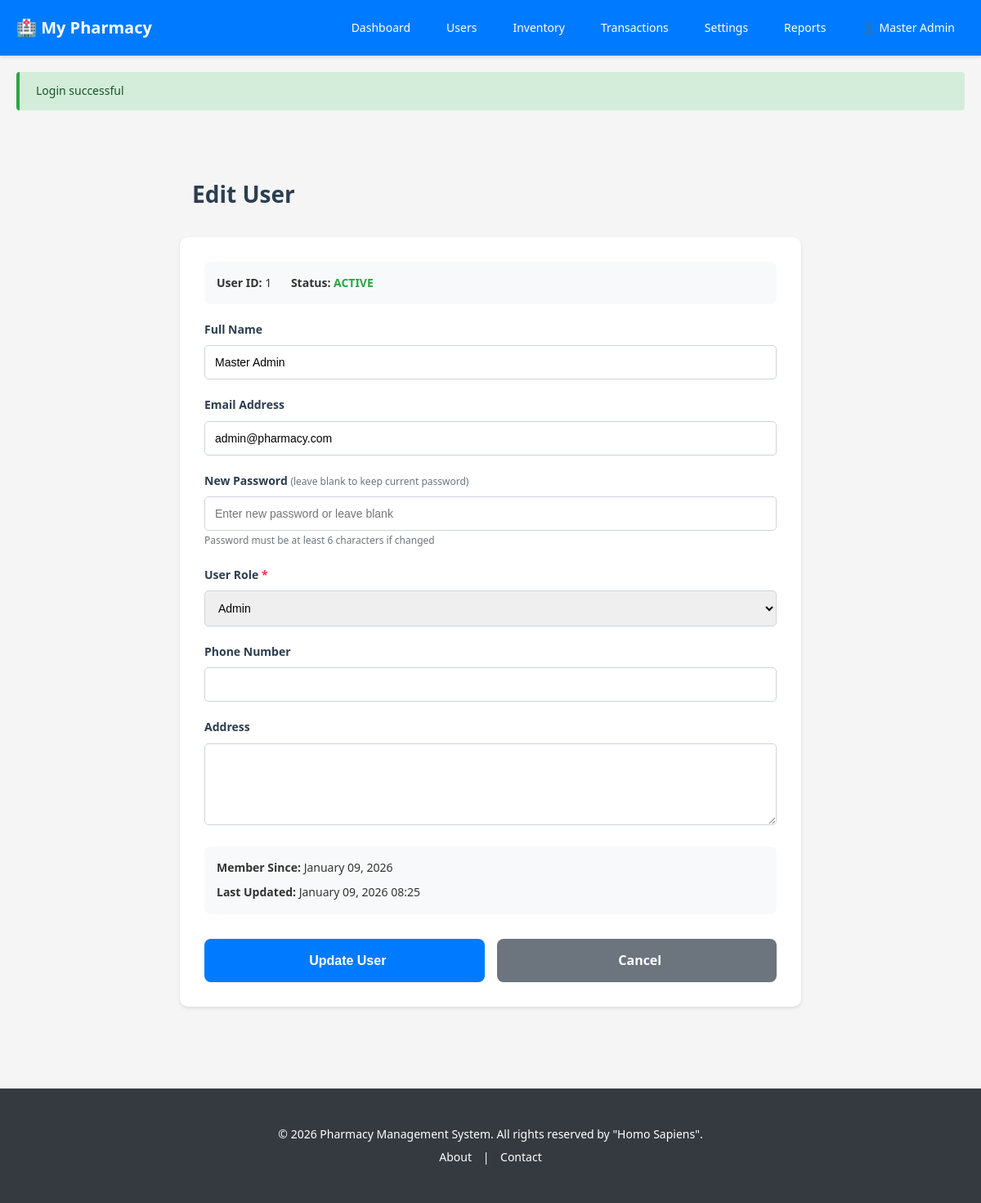
/WebTech_Project-Pharmacy_Management_System/admin/editUser/1 (signed in), run on the app's committed database.
### tables this page shows
CREATE TABLE system_config (
	id INT AUTO_INCREMENT PRIMARY KEY,
	config_key VARCHAR(50) NOT NULL UNIQUE,
	value TEXT NOT NULL,
	created_at TIMESTAMP DEFAULT CURRENT_TIMESTAMP,
	updated_at TIMESTAMP DEFAULT CURRENT_TIMESTAMP ON UPDATE CURRENT_TIMESTAMP
);

CREATE TABLE users (
	id INT AUTO_INCREMENT PRIMARY KEY,
	name VARCHAR(100) NOT NULL,
	email VARCHAR(100) NOT NULL UNIQUE,
	password VARCHAR(255) NOT NULL,
	role ENUM('admin', 'inventory_manager', 'customer') NOT NULL,
	phone VARCHAR(20),
	dob DATE,
	address TEXT,
	status ENUM('active', 'inactive') DEFAULT 'active',
	reset_token VARCHAR(255) DEFAULT NULL,
	reset_expiry DATETIME DEFAULT NULL,
	created_at TIMESTAMP DEFAULT CURRENT_TIMESTAMP,
	updated_at TIMESTAMP DEFAULT CURRENT_TIMESTAMP ON UPDATE CURRENT_TIMESTAMP
);

### app/controllers/AdminController.php (called while the page is built, shortened)
<?php
require_once __DIR__ . '/../models/User.php';
require_once __DIR__ . '/../models/SystemConfig.php';
function admin_editUser($user_id) {
    $user = userGetById($user_id);
    $data = ['user' => $user];
    render('admin/edit_user', $data);
}
?>

### index.php (called while the page is built, shortened)
<?php
require_once __DIR__ . '/core/Controller.php';
$urlArray = initApp();
routeRequest($urlArray);
?>

### app/models/SystemConfig.php (called while the page is built, shortened)
<?php
function systemConfigGet($config_key) {
    $db = getConnection();
    $stmt = $db->prepare('SELECT * FROM system_config WHERE config_key = ?');
    $stmt->bind_param('s', $config_key);
    $stmt->execute();
    return $stmt->get_result()->fetch_assoc();
}
function systemConfigGetValue($config_key, $default = null) {
    $config = systemConfigGet($config_key);
    return $config ? $config['value'] : $default;
}
?>

### core/Controller.php (called while the page is built, shortened)
<?php
function isLoggedIn() {
    return isset($_SESSION['user_id']) && !empty($_SESSION['user_id']);
}
function getCurrentUserRole() {
    return isset($_SESSION['role']) ? $_SESSION['role'] : null;
}
function getFlash() {
    if (isset($_SESSION['flash_message'])) {
        $message = $_SESSION['flash_message'];
        $type = isset($_SESSION['flash_type']) ? $_SESSION['flash_type'] : 'info';
        return ['message' => $message, 'type' => $type];
    }
    return null;
}
?>

### app/models/User.php (called while the page is built, shortened)
<?php
if (function_exists('userGetById')) {
    return;
}
function userGetById($user_id) {
    $db = getConnection();
    $stmt = $db->prepare("SELECT * FROM users WHERE id = ?");
    $stmt->bind_param('i', $user_id);
    $stmt->execute();
    return $stmt->get_result()->fetch_assoc();
}
?>

### app/views/admin/edit_user.php (the view, shortened to what this page needs)
<?php
include_once __DIR__ . '/../layouts/header.php';
?>
<div class="container" style="padding: 20px; max-width: 800px; margin: 0 auto;">
    <div style="display: flex; align-items: center; gap: 15px; margin-bottom: 30px;">
        <h1 style="color: #2c3e50; margin: 0;">
            <i class="fas fa-user-edit"></i> Edit User
        </h1>
    </div>
    <div style="background: white; padding: 30px; border-radius: 10px; box-shadow: 0 2px 4px rgba(0,0,0,0.1);">
        <form method="POST" action="<?php echo BASE_URL; ?>admin/editUserProcess" id="editUserForm">
            <div style="background: #f8f9fa; padding: 15px; border-radius: 8px; margin-bottom: 20px;">
                <strong>User ID:</strong> <?php echo $user['id']; ?>
                <span style="margin-left: 20px;"><strong>Status:</strong>
                    <span style="color: <?php echo $user['status'] === 'active' ? '#28a745' : '#dc3545'; ?>; font-weight: 600;">
                        <?php echo strtoupper($user['status']); ?>
                    </span>
                </span>
            </div>
            <div style="margin-bottom: 20px;">
                <label style="display: block; margin-bottom: 8px; font-weight: 600; color: #2c3e50;">
                    Full Name
                </label>
                <input type="text"
                       name="name"
                       readonly
                       value="<?php echo htmlspecialchars($user['name']); ?>"
                       style="width: 100%; padding: 12px; border: 1px solid #ced4da; border-radius: 5px; font-size: 14px;">
            </div>
            <div style="margin-bottom: 20px;">
                <label style="display: block; margin-bottom: 8px; font-weight: 600; color: #2c3e50;">
                    Email Address
                </label>
                <input type="email"
                       name="email"
                       readonly
                       value="<?php echo htmlspecialchars($user['email']); ?>"
                       style="width: 100%; padding: 12px; border: 1px solid #ced4da; border-radius: 5px; font-size: 14px;">
            </div>
            <div style="margin-bottom: 20px;">
                <label style="display: block; margin-bottom: 8px; font-weight: 600; color: #2c3e50;">
                    New Password <span style="color: #6c757d; font-weight: 400; font-size: 12px;">(leave blank to keep current password)</span>
                </label>
                <input type="password"
                       name="password"
                       minlength="6"
                       style="width: 100%; padding: 12px; border: 1px solid #ced4da; border-radius: 5px; font-size: 14px;"
                       placeholder="Enter new password or leave blank">
                <small style="color: #6c757d; font-size: 12px;">Password must be at least 6 characters if changed</small>
            </div>
            <div style="margin-bottom: 20px;">
                <label style="display: block; margin-bottom: 8px; font-weight: 600; color: #2c3e50;">
                    User Role <span style="color: #dc3545;">*</span>
                </label>
                <select name="role"
                        required
                        style="width: 100%; padding: 12px; border: 1px solid #ced4da; border-radius: 5px; font-size: 14px;">
                    <option value="admin" <?php echo $user['role'] === 'admin' ? 'selected' : ''; ?>>Admin</option>
                </select>
            </div>
            <div style="margin-bottom: 20px;">
                <label style="display: block; margin-bottom: 8px; font-weight: 600; color: #2c3e50;">
                    Phone Number
                </label>
                  <input type="tel"
                       name="phone"
                       value="<?php echo htmlspecialchars($user['phone'] ?? ''); ?>"
                       style="width: 100%; padding: 12px; border: 1px solid #ced4da; border-radius: 5px; font-size: 14px;">
            </div>
            <div style="margin-bottom: 20px;">
                <label style="display: block; margin-bottom: 8px; font-weight: 600; color: #2c3e50;">
                    Address
                </label>
                <textarea name="address"
                          rows="3"
                          style="width: 100%; padding: 12px; border: 1px solid #ced4da; border-radius: 5px; font-size: 14px; resize: vertical;"><?php echo htmlspecialchars($user['address'] ?? ''); ?></textarea>
            </div>
            <div style="background: #f8f9fa; padding: 15px; border-radius: 8px; margin-bottom: 20px;">
                <div style="margin-bottom: 8px;">
                    <strong>Member Since:</strong> <?php echo date('F d, Y', strtotime($user['created_at'])); ?>
                </div>
                <div>
                    <strong>Last Updated:</strong> <?php echo date('F d, Y H:i', strtotime($user['updated_at'])); ?>
                </div>
            </div>
            <div style="display: flex; gap: 15px; margin-top: 30px;">
                <button type="submit"
                        style="flex: 1; background: #007bff; color: white; padding: 14px; border: none; border-radius: 8px; font-size: 16px; font-weight: 600; cursor: pointer; display: flex; align-items: center; justify-content: center; gap: 8px;">
                    <i class="fas fa-save"></i> Update User
                </button>
                <a href="<?php echo BASE_URL; ?>admin/users"
                   style="flex: 1; background: #6c757d; color: white; padding: 14px; border-radius: 8px; font-size: 16px; font-weight: 600; text-decoration: none; text-align: center; display: flex; align-items: center; justify-content: center; gap: 8px;">
                    <i class="fas fa-times"></i> Cancel
                </a>
            </div>
        </form>
    </div>
</div>
    <?php include_once __DIR__ . '/../layouts/footer.php'; ?>

### app/views/layouts/header.php (shortened to what this page needs)
<!DOCTYPE html>
<html lang="en">
<head>
    <link rel="stylesheet" href="<?php echo BASE_URL; ?>/assets/css/style.css">
</head>
<body>
    <?php require_once __DIR__ . '/../../models/SystemConfig.php'; ?>
    <nav class="navbar">
        <div class="container">
            <div class="navbar-brand">
                <?php
                $pharmacy_name = systemConfigGetValue('pharmacy_name', 'Pharmacy Management System');
                ?>
                <a href="<?php echo BASE_URL; ?>">🏥 <?php echo htmlspecialchars($pharmacy_name); ?></a>
            </div>
            <?php if (isLoggedIn()): ?>
                <div class="navbar-menu">
                    <?php
                    $role = getCurrentUserRole();
                    $userName = isset($_SESSION['user_name']) ? $_SESSION['user_name'] : 'User';
                    ?>
                    <?php if ($role === 'admin'): ?>
                        <a href="<?php echo BASE_URL; ?>admin/dashboard">Dashboard</a>
                        <a href="<?php echo BASE_URL; ?>admin/users">Users</a>
                        <a href="<?php echo BASE_URL; ?>admin/inventory">Inventory</a>
                        <a href="<?php echo BASE_URL; ?>admin/transactionHistory">Transactions</a>
                        <a href="<?php echo BASE_URL; ?>admin/systemConfig">Settings</a>
                        <a href="<?php echo BASE_URL; ?>admin/reports">Reports</a>
                    <?php endif; ?>
                    <div class="navbar-user">
                        <span class="user-name">👤 <?php echo htmlspecialchars($userName); ?></span>
                    </div>
                </div>
            <?php endif; ?>
        </div>
    </nav>
    <?php $flash = getFlash(); if ($flash): ?>
        <div class="container">
            <div class="alert alert-<?php echo htmlspecialchars($flash['type']); ?>">
                <?php echo htmlspecialchars($flash['message']); ?>
            </div>
        </div>
    <?php endif; ?>
    <main class="container">

### public/assets/css/style.css (style rules this page uses)
* { margin: 0; padding: 0; box-sizing: border-box; }
body { font-family: 'Segoe UI', Tahoma, Geneva, Verdana, sans-serif; font-size: 14px; line-height: 1.6; color: #333; background-color: #f5f5f5; }
a { text-decoration: none; color: #007bff; }
.container { max-width: 1200px; margin: 0 auto; padding: 20px; }
main.container { min-height: calc(100vh - 200px); padding-top: 20px; padding-bottom: 40px; }
.navbar { background: #007bff; color: white; padding: 0; box-shadow: 0 2px 4px rgba(0,0,0,0.1); }
.navbar .container { display: flex; justify-content: space-between; align-items: center; padding: 15px 20px; }
.navbar-brand a { color: white; font-size: 20px; font-weight: 600; text-decoration: none; }
.navbar-menu { display: flex; align-items: center; gap: 20px; }
.navbar-menu a { color: white; text-decoration: none; padding: 8px 12px; border-radius: 4px; transition: background 0.2s; }
.navbar-user { position: relative; }
.user-name { cursor: pointer; padding: 8px 12px; border-radius: 4px; }
.alert { padding: 12px 20px; border-radius: 4px; margin-bottom: 20px; border-left: 4px solid; }
.alert-success { background: #d4edda; color: #155724; border-left-color: #28a745; }
label { display: block; margin-bottom: 5px; font-weight: 500; color: #555; }
input[type="text"], input[type="email"], input[type="password"], input[type="number"], input[type="date"], input[type="tel"], select, textarea { width: 100%; padding: 10px; border: 1px solid #ddd; border-radius: 4px; font-size: 14px; transition: border-color 0.2s; }
textarea { resize: vertical; min-height: 100px; }

### data on the page
system_config: value "My Pharmacy"
users: id "1", status "ACTIVE", name "Master Admin", email "admin@pharmacy.com", role "Admin", created_at "January 09, 2026", updated_at "January 09, 2026 08:25"

### other printed values
$userName "Master Admin"
$flash['message'] "Login successful"
